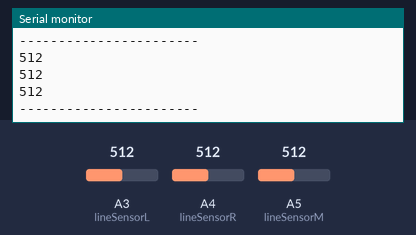
Recording of a sketch running on a simulated Arduino Uno, built with avr-gcc and run on an emulated ATmega328P. On the bench: the last lines printed to the serial monitor. The inputs (shaded band) are chosen by the test bench; at power-on: A3 (lineSensorL) = 512, A4 (lineSensorR) = 512, A5 (lineSensorM) = 512.

Above: at 1.2 s.
1.3 s: A3 (lineSensorL) set to 716
At 2.0 s:
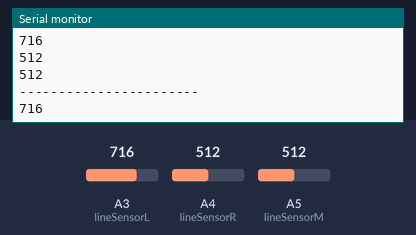
2.8 s: A4 (lineSensorR) set to 306
At 3.6 s:
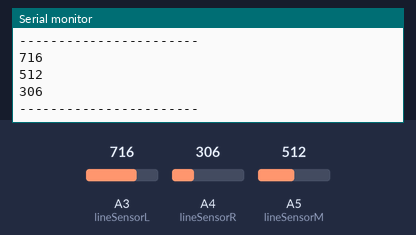
4.3 s: A5 (lineSensorM) set to 900
At 5.2 s:
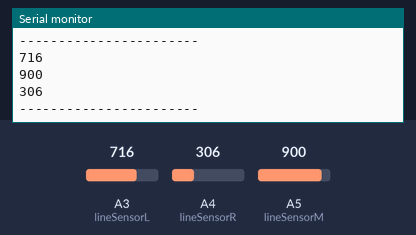
5.8 s: A5 (lineSensorM) set to 1023
At 6.7 s:
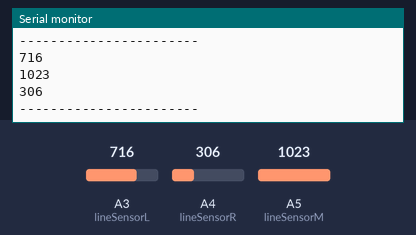
7.3 s: A4 (lineSensorR) set to 122
At 8.2 s:
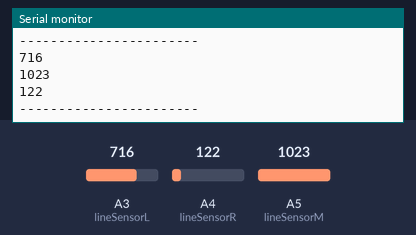
8.8 s: A3 (lineSensorL) set to 511
Timing chart, 0 to 11.3 s (numbered marks = the images above; inputs shaded):
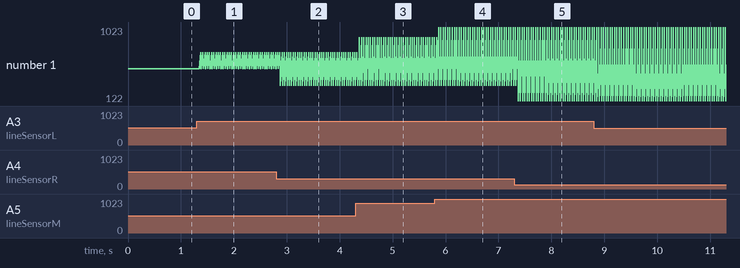

Measured:
- after the input at 1.3 s, the serial monitor: prints a new line after 0.07 s (image 1)
- after the input at 2.8 s, the serial monitor: prints a new line after 0.08 s (image 2)
- after the input at 4.3 s, the serial monitor: prints a new line after 0.07 s (image 3)
- after the input at 5.8 s, the serial monitor: prints a new line after 0.07 s (image 4)
- after the input at 7.3 s, the serial monitor: prints a new line after 0.07 s (image 5)
- plotted number 1: 512 → 306 after the input at 2.8 s, 306 → 122 after the input at 7.3 s

The sketch:

line_sensor_calibration.ino
```cpp
int lineSensorL = A3;
int lineSensorM = A5;
int lineSensorR = A4;
long lsl_bright;
long lsl_dark;
long lsl_av;
long lsc_bright;
long lsc_dark;
long lsc_av;
long lsr_bright;
long lsr_dark;
long lsr_av;

int sample = 75;

void buff_clear(){
  while(Serial.available() != 0){
    Serial.read();
  }
}

void setup(){
  Serial.begin(9600);
}

void loop() {
  int state_flag = 0;

  while(1){
    Serial.println(analogRead(lineSensorL));
    Serial.println(analogRead(lineSensorM));
    Serial.println(analogRead(lineSensorR));
    Serial.println("-----------------------");
  }

  Serial.print("Place LEFT line sensor on DARK surface, i.e. ground. Press 1 when ready.\n");
  while(state_flag != 1){
    while(Serial.available() == 0) { }
    if (Serial.available() > 0){
      int readByte = Serial.parseInt();
      if (readByte ==  1){
        for(int x =0; x<sample; x++){
          lsl_dark += analogRead(lineSensorL);
        }
        lsl_dark = lsl_dark/sample;
        state_flag = 1;
        Serial.print("Calibration done.\n");
      }
      else{
        Serial.print("1 not pressed. Try again.\n");
      }
      buff_clear();
    }
  }

  delay(100);
  state_flag = 0;
  buff_clear();

  Serial.print("Place LEFT line sensor on BRIGHT surface, i.e. ground. Press 2 when ready.\n");
  while(state_flag != 1){
    while(Serial.available() == 0) { }
    if (Serial.available() > 0){
      int readByte = Serial.parseInt();
      if (readByte ==  2){
        for(int x =0; x<sample; x++){
          lsl_bright += analogRead(lineSensorL);
        }
        lsl_bright = lsl_bright/sample;
        state_flag = 1;
        Serial.print("Calibration done.\n");

      }
      else{
        Serial.print("2 not pressed. Try again.\n");
      }
      buff_clear();
    }
  }

  delay(100);
  state_flag = 0;
  buff_clear();

  Serial.print("Place CENTER line sensor on DARK surface, i.e. ground. Press 1 when ready.\n");
  while(state_flag != 1){
    while(Serial.available() == 0) { }
    if (Serial.available() > 0){
      int readByte = Serial.parseInt();
      if (readByte ==  1){
        for(int x =0; x<sample; x++){
          lsc_dark += analogRead(lineSensorM);
        }
        lsc_dark = lsc_dark/sample;
        state_flag = 1;
        Serial.print("Calibration done.\n");
      }
      else{
        Serial.print("1 not pressed. Try again.\n");
      }
      buff_clear();
    }
  }

  delay(100);
  state_flag = 0;
  buff_clear();

  Serial.print("Place CENTER line sensor on BRIGHT surface, i.e. ground. Press 2 when ready.\n");
  while(state_flag != 1){
    while(Serial.available() == 0) { }
    if (Serial.available() > 0){
      int readByte = Serial.parseInt();
      if (readByte ==  2){
        for(int x =0; x<sample; x++){
          lsc_bright += analogRead(lineSensorM);
        }
        lsc_bright = lsc_bright/sample;
        state_flag = 1;
        Serial.print("Calibration done.\n");

      }
      else{
        Serial.print("2 not pressed. Try again.\n");
      }
      buff_clear();
    }
  }

  delay(100);
  state_flag = 0;
  buff_clear();

  Serial.print("Place RIGHT line sensor on DARK surface, i.e. ground. Press 1 when ready.\n");
  while(state_flag != 1){
    while(Serial.available() == 0) { }
    if (Serial.available() > 0){
      int readByte = Serial.parseInt();
      if (readByte ==  1){
        for(int x =0; x<sample; x++){
          lsr_dark += analogRead(lineSensorR);
        }
        lsr_dark = lsr_dark/sample;
        state_flag = 1;
        Serial.print("Calibration done.\n");
      }
      else{
        Serial.print("1 not pressed. Try again.\n");
      }
      buff_clear();
    }
  }

  delay(100);
  state_flag = 0;
  buff_clear();

  Serial.print("Place RIGHT line sensor on BRIGHT surface, i.e. ground. Press 2 when ready.\n");
  while(state_flag != 1){
    while(Serial.available() == 0) { }
    if (Serial.available() > 0){
      int readByte = Serial.parseInt();
      if (readByte ==  2){
        for(int x =0; x<sample; x++){
          lsr_bright += analogRead(lineSensorR);
        }
        lsr_bright = lsr_bright/sample;
        state_flag = 1;
        Serial.print("Calibration done.\n");

      }
      else{
        Serial.print("2 not pressed. Try again.\n");
      }
      buff_clear();
    }
  }

  delay(100);
  state_flag = 0;
  buff_clear();

  lsl_av = (lsl_bright + lsl_dark)/2;
  lsc_av = (lsc_bright + lsc_dark)/2;
  lsr_av = (lsr_bright + lsr_dark)/2;
  int total_av = (lsl_av+lsc_av+lsr_av)/3;
  Serial.print("\n----------------------\n");
  Serial.print("COMPLETED CALIBRATION:\n");
  Serial.print("----------------------\n");

  Serial.print("LEFT BRIGHT: ");
  Serial.print(lsl_bright, DEC);
  Serial.print("\n");
  Serial.print("LEFT DARK: ");
  Serial.print(lsl_dark, DEC);
  Serial.print("\n");
  Serial.print("CENTER BRIGHT: ");
  Serial.print(lsc_bright, DEC);
  Serial.print("\n");
  Serial.print("CENTER DARK: ");
  Serial.print(lsc_dark, DEC);
  Serial.print("\n");
  Serial.print("RIGHT BRIGHT: ");
  Serial.print(lsr_bright, DEC);
  Serial.print("\n");
  Serial.print("RIGHT DARK: ");
  Serial.print(lsr_dark, DEC);
  Serial.print("\n");

  Serial.print("\n--------\n");
  Serial.print("THRESHOLD:\n");
  Serial.print("----------\n");

  Serial.print("LEFT MIDPOINT: ");
  Serial.print(lsl_av, DEC);
  Serial.print("\n");

  Serial.print("MIDDLE MIDPOINT: ");
  Serial.print(lsc_av, DEC);
  Serial.print("\n");

  Serial.print("RIGHT MIDPOINT: ");
  Serial.print(lsr_av, DEC);
  Serial.print("\n");

  Serial.print("GENERAl: MIDPOINT: ");
  Serial.print(total_av, DEC);
  Serial.print("\n");
  while(1);
}
```
